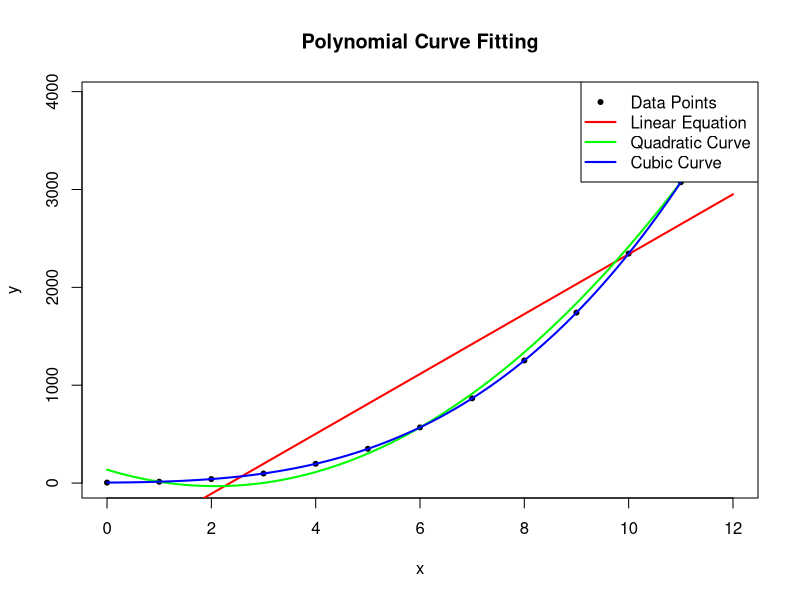

Source code (R):
library(readr)
library(ggplot2)
library(R6)

CurveFitting <- R6Class("CurveFitting",

  public = list(
    xs  = NULL, ys  = NULL,
    lm1 = NULL, lm2 = NULL, lm3 = NULL,
    xp  = NULL, yp1 = NULL, yp2 = NULL, yp3 = NULL,

    initialize = function(xs, ys) {
      self$xs <- xs
      self$ys <- ys
    },

    generate_regressions = function() {
      # Keep the variable name for data frame
      x_values <- self$xs
    
      # Independent x values.
      self$xp <- seq(
        min(x_values), max(x_values),
        length.out = 100)

      # Generate values for the linear regression
      self$lm1 <- lm(self$ys ~
        poly(x_values, 1, raw = TRUE))
      self$yp1 <- predict(self$lm1,
        newdata = data.frame(x_values = self$xp))

      # Generate values for the quadratic regression
      self$lm2 <- lm(self$ys ~
        poly(x_values, 2, raw = TRUE))
      self$yp2 <- predict(self$lm2,
        newdata = data.frame(x_values = self$xp))

      # Generate values for the cubic regression
      self$lm3 <- lm(self$ys ~
        poly(x_values, 3, raw = TRUE))
      self$yp3 <- predict(self$lm3,
        newdata = data.frame(x_values = self$xp))
    },

    show_coeff = function(order, lm_model) {
      # Define a named vector
      # to map order numbers to curve types
      coeff_text <- c(
        "(a, b)" = 1, "(a, b, c)" = 2,
        "(a, b, c, d)" = 3)
      order_text <- c(
        "Linear" = 1, "Quadratic" = 2, "Cubic" = 3)

      # Print the curve type
      cat(paste("Using lm_model :",
        names(order_text)[order], "\n"))

      # Coefficients
      coefficients <- coef(lm_model)

      # Reverse order to match output
      coefficients <- coefficients[
        length(coefficients):1]

      # Print coefficients
      cat("Coefficients ",
        names(coeff_text)[order], ":\n\t",
        coefficients, "\n")
    },

    show_coeffs = function() {
      self$show_coeff(1, self$lm1)
      self$show_coeff(2, self$lm2)
      self$show_coeff(3, self$lm3)
    },

    create_plot = function() {
      # Open PNG graphics device
      png("19-lm-merge-alt.png",
        width = 800, height = 400)

      # Plot data points
      plot(self$xs, self$ys,
        col = "black", pch = 20,
        xlab = "x", ylab = "y",
        main = "Polynomial Curve Fitting")

      # Plot regression lines
      lines(self$xp, self$yp1, col = "red", lwd = 2)
      lines(self$xp, self$yp2, col = "green", lwd = 2)
      lines(self$xp, self$yp3, col = "blue", lwd = 2)

      # Add legend
      legend("topright",
         legend = c("Data Points", "Linear Equation",
                    "Quadratic Curve", "Cubic Curve"),
         col = c("black", "red", "green", "blue"),
         pch = c(20, NA, NA, NA), lwd = c(NA, 2, 2, 2))
    }
  )
)

# Read data from CSV file
series <- read_csv("series.csv", show_col_types = FALSE)

# Create CurveFitting object
# Perform linear regression, display, and plot
curve_fitting <- CurveFitting$new(series$xs, series$ys3)
curve_fitting$generate_regressions()
curve_fitting$show_coeffs()
curve_fitting$create_plot()
